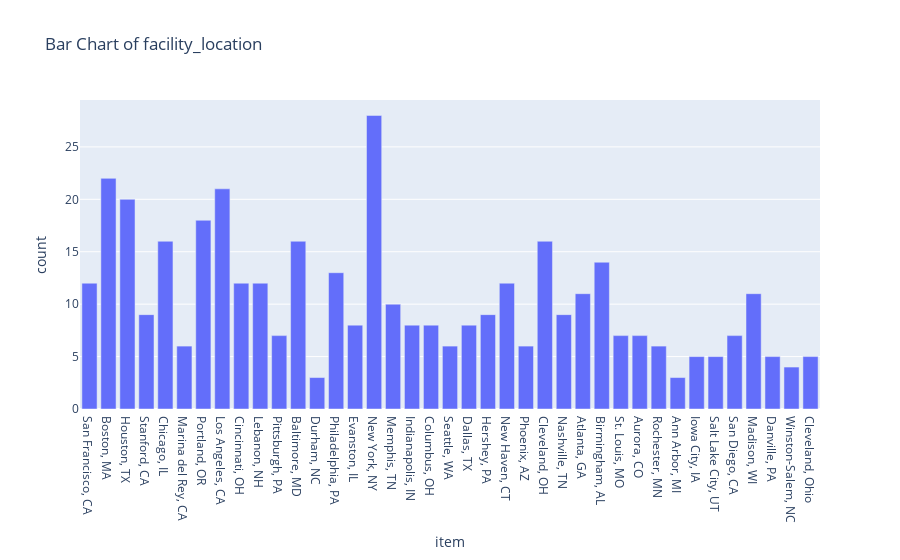
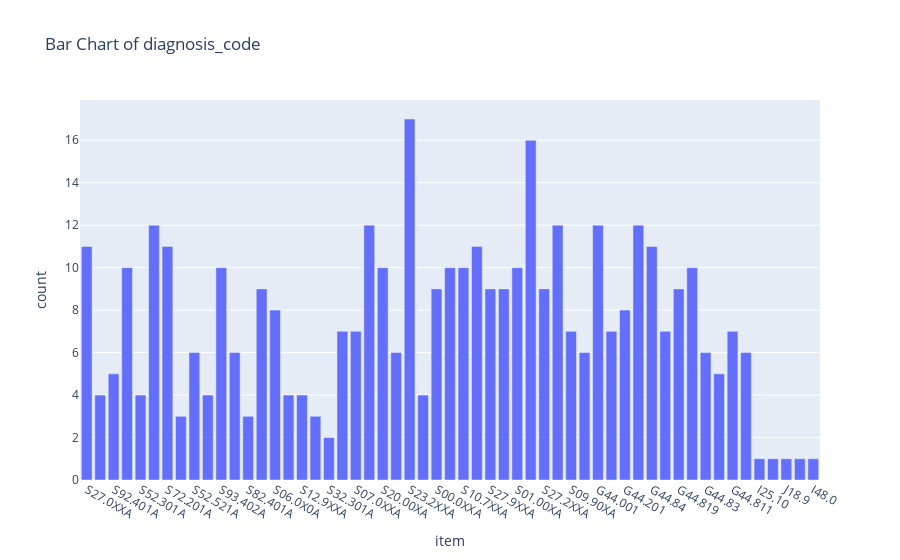

The cell these charts' notebook holds for them, in order:
### Code cell
def get_barchart(column):
    data_counter = Counter(df[column])
    data_dict = {'item': list(data_counter.keys()), 'count': list(data_counter.values())}
    fig = px.bar(data_dict, x='item', y='count', title=f'Bar Chart of {column}')
    fig.show()
get_barchart('facility_location')
get_barchart('diagnosis_code')

### Figure 1 — Plotly figure (JSON) as saved in the notebook; plotly's stock layout.template omitted (floating-point values rounded to 4 significant figures)
{"data": [{"alignmentgroup": "True", "hovertemplate": "item=%{x}<br>count=%{y}<extra></extra>", "legendgroup": "", "marker": {"color": "#636efa", "pattern": {"shape": ""}}, "name": "", "offsetgroup": "", "orientation": "v", "showlegend": false, "textposition": "auto", "type": "bar", "x": ["San Francisco, CA", "Boston, MA", "Houston, TX", "Stanford, CA", "Chicago, IL", "Marina del Rey, CA", "Portland, OR", "Los Angeles, CA", "Cincinnati, OH", "Lebanon, NH", "Pittsburgh, PA", "Baltimore, MD", "Durham, NC", "Philadelphia, PA", "Evanston, IL", "New York, NY", "Memphis, TN", "Indianapolis, IN", "Columbus, OH", "Seattle, WA", "Dallas, TX", "Hershey, PA", "New Haven, CT", "Phoenix, AZ", "Cleveland, OH", "Nashville, TN", "Atlanta, GA", "Birmingham, AL", "St. Louis, MO", "Aurora, CO", "Rochester, MN", "Ann Arbor, MI", "Iowa City, IA", "Salt Lake City, UT", "San Diego, CA", "Madison, WI", "Danville, PA", "Winston-Salem, NC", "Cleveland, Ohio"], "xaxis": "x", "y": [12, 22, 20, 9, 16, 6, 18, 21, 12, 12, 7, 16, 3, 13, 8, 28, 10, 8, 8, 6, 8, 9, 12, 6, 16, 9, 11, 14, 7, 7, 6, 3, 5, 5, 7, 11, 5, 4, 5], "yaxis": "y"}], "layout": {"barmode": "relative", "legend": {"tracegroupgap": 0}, "title": {"text": "Bar Chart of facility_location"}, "xaxis": {"anchor": "y", "domain": [0, 1], "title": {"text": "item"}}, "yaxis": {"anchor": "x", "domain": [0, 1], "title": {"text": "count"}}}}

### Figure 2 — Plotly figure (JSON) as saved in the notebook; plotly's stock layout.template omitted (floating-point values rounded to 4 significant figures)
{"data": [{"alignmentgroup": "True", "hovertemplate": "item=%{x}<br>count=%{y}<extra></extra>", "legendgroup": "", "marker": {"color": "#636efa", "pattern": {"shape": ""}}, "name": "", "offsetgroup": "", "orientation": "v", "showlegend": false, "textposition": "auto", "type": "bar", "x": ["S27.0XXA", "S72.202A", "S92.401A", "S52.502A", "S52.301A", "S72.001A", "S72.201A", "S52.501A", "S52.521A", "S22.309A", "S93.402A", "S92.402A", "S82.401A", "S72.309A", "S06.0X0A", "S93.401A", "S12.9XXA", "S42.001A", "S32.301A", "S05.9X0A", "S07.0XXA", "S06.1X0A", "S20.00XA", "S15.00XA", "S23.2XXA", "S06.9X0A", "S00.0XXA", "S25.0XXA", "S10.7XXA", "S30.00XA", "S27.9XXA", "S09.8XXA", "S01.00XA", "S12.0XXA", "S27.2XXA", "S02.0XXA", "S09.90XA", "S10.3XXA", "G44.001", "G44.401", "G44.201", "G44.209", "G44.84", "G43.909", "G44.819", "G44.801", "G44.83", "G44.40", "G44.811", "G44.82", "I25.10", "T81.4", "J18.9", "T82.82", "I48.0"], "xaxis": "x", "y": [11, 4, 5, 10, 4, 12, 11, 3, 6, 4, 10, 6, 3, 9, 8, 4, 4, 3, 2, 7, 7, 12, 10, 6, 17, 4, 9, 10, 10, 11, 9, 9, 10, 16, 9, 12, 7, 6, 12, 7, 8, 12, 11, 7, 9, 10, 6, 5, 7, 6, 1, 1, 1, 1, 1], "yaxis": "y"}], "layout": {"barmode": "relative", "legend": {"tracegroupgap": 0}, "title": {"text": "Bar Chart of diagnosis_code"}, "xaxis": {"anchor": "y", "domain": [0, 1], "title": {"text": "item"}}, "yaxis": {"anchor": "x", "domain": [0, 1], "title": {"text": "count"}}}}
